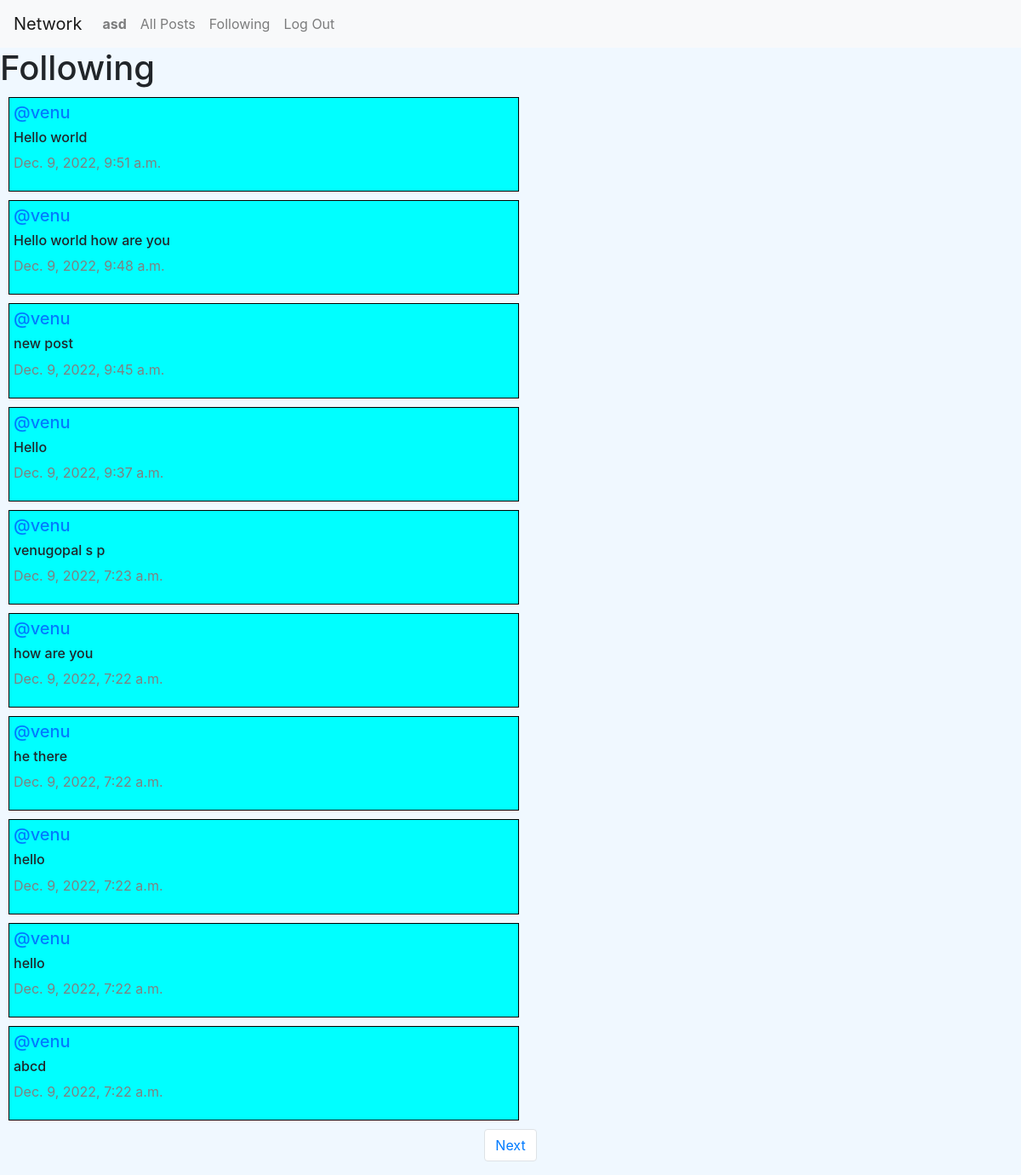
The app's page /following (signed in) with its own data.
### network/models.py (models this page shows, shortened)
class User(AbstractUser):
    pass

class Post(models.Model):
    content = models.CharField(max_length=160)
    user = models.ForeignKey(User, on_delete=models.CASCADE, related_name="author")
    date  = models.DateTimeField(auto_now_add=True)
    liked = models.ManyToManyField(User, default=None, blank=True)

### network/views.py (the view)
# urls.py: path("following", views.following, name="following"),
def following(request):
    currentUser = User.objects.get(pk=request.user.id)
    followingPeople = Follow.objects.filter(user=currentUser)
    allPosts = Post.objects.all().order_by('id').reverse()
    followingPosts = []
    for post in allPosts:
        for person in followingPeople:
            if person.user_follower == post.user:
                followingPosts.append(post)
    paginator = Paginator(followingPosts, 10)
    page_number = request.GET.get('page')
    posts_of_page = paginator.get_page(page_number)
    return render(request, "network/following.html", {
        "posts_of_page": posts_of_page
    })
    return render(request, "network/index.html")

### network/templates/network/following.html (shortened to what this page needs)
{% extends "network/layout.html" %}
{% block body %}
    <h1>Following</h1>
    <div class="all_post">
        {% for post in posts_of_page %}
            <div class="row_post" id="follow">
                <h5 class="username"><a href="{% url 'profile' user_id=post.user.id %}">@{{ post.user }}</a></h5>
                <h6 class="content">{{ post.content }}</h6>
                <p class="date">{{ post.date }}</p>
            </div>
        {% endfor %}
    </div>
    <nav aria-label="Page navigation example">
        <ul class="pagination d-flex justify-content-center">
            {% if posts_of_page.has_next %}
                <li class="page-item"><a class="page-link" href="?page={{ posts_of_page.next_page_number }}">Next</a></li>
            {% endif %}
        </ul>
    </nav>
{% endblock %}

### network/templates/network/layout.html (shortened to what this page needs)
{% load static %}
<!DOCTYPE html>
<html lang="en">
    <head>
        <link rel="stylesheet" href="https://stackpath.bootstrapcdn.com/bootstrap/4.4.1/css/bootstrap.min.css">
        <link href="{% static 'network/styles.css' %}" rel="stylesheet">
    </head>
    <body>
        <nav class="navbar navbar-expand-lg navbar-light bg-light">
            <a class="navbar-brand" href="{% url 'index' %}">Network</a>
            <div>
              <ul class="navbar-nav mr-auto">
                {% if user.is_authenticated %}
                    <li class="nav-item">
                        <a class="nav-link" href="{% url 'profile' user_id=user.id %}"><strong>{{ user.username }}</strong></a>
                    </li>
                {% endif %}
                <li class="nav-item">
                  <a class="nav-link" href="{% url 'index' %}">All Posts</a>
                </li>
                {% if user.is_authenticated %}
                    <li class="nav-item">
                        <a class="nav-link" href="{% url 'following' %}">Following</a>
                    </li>
                    <li class="nav-item">
                        <a class="nav-link" href="{% url 'logout' %}">Log Out</a>
                    </li>
                {% endif %}
              </ul>
            </div>
          </nav>
        <div class="body">
            {% block body %}
            {% endblock %}
        </div>
    </body>
</html>

### network/static/network/styles.css (style rules this page uses)
body { background-color: aliceblue; }
#feeds, #prof, #follow { border: 1px solid black; margin: 10px; padding: 5px; width:600px; background-color: aqua; }
.date { color: grey; }

### records on screen
User: username "asd"
Post: user "venu", content "Hello world", date "Dec. 9, 2022, 9:51 a.m."
Post: user "venu", content "Hello world how are you", date "Dec. 9, 2022, 9:48 a.m."
Post: user "venu", content "new post", date "Dec. 9, 2022, 9:45 a.m."
Post: user "venu", content "Hello", date "Dec. 9, 2022, 9:37 a.m."
Post: user "venu", content "venugopal s p", date "Dec. 9, 2022, 7:23 a.m."
Post: user "venu", content "how are you", date "Dec. 9, 2022, 7:22 a.m."
Post: user "venu", content "he there", date "Dec. 9, 2022, 7:22 a.m."
Post: user "venu", content "hello", date "Dec. 9, 2022, 7:22 a.m."
Post: user "venu", content "hello", date "Dec. 9, 2022, 7:22 a.m."
Post: user "venu", content "abcd", date "Dec. 9, 2022, 7:22 a.m."
